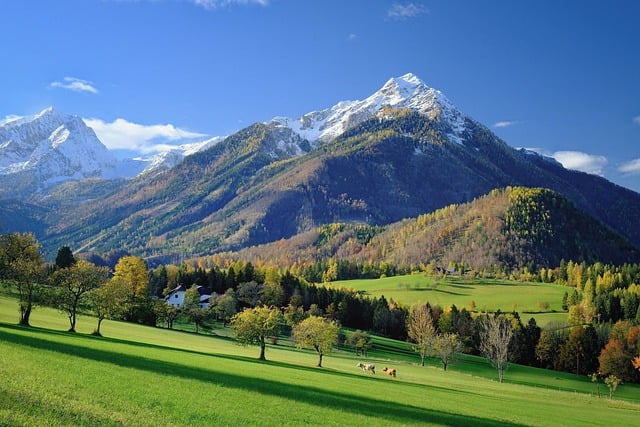
#> input picture gunung.jpg, 640 x 427 px, found by its file name
$ python zooming.py
#> lines starting #> are read from the running program, lines starting #| are printed output that depends on the picture
#> further down, image is the input picture: shape (427, 640, 3); mean R, G, B 88.2, 116.1, 122.8
import numpy as np
import imageio as img
import matplotlib.pyplot as plt

def zoomPlus(image, factor):
#> called with factor = 2
    height, width = image.shape[:2]
#> height = 427; width = 640
    new_height = int(height / factor)
#> new_height = 213
    new_width = int(width / factor)
#> new_width = 320
    imgZoom = np.zeros((new_height, new_width, 3), dtype=image.dtype)

    for y in range(new_height):
        for x in range(new_width):
            ori_y = int(y * factor)
            ori_x = int(x * factor)

            ori_y = min(ori_y, height - 1)
            ori_x = min(ori_x, width - 1)

            imgZoom[y, x] = image[ori_y, ori_x]
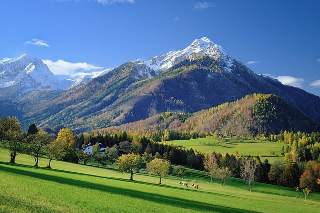
#> imgZoom: shape (213, 320, 3); mean R, G, B 88.2, 116.1, 123.3

    return imgZoom

image = img.imread('D:\\gunung.jpg')
skala = 2.0

imgZoom = zoomPlus(image, skala)
img.imwrite("D:\\zoomed_image.jpg", imgZoom)
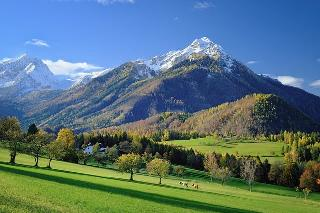
#> saved as zoomed_image.jpg: shape (213, 320, 3); mean R, G, B 88.2, 116.1, 123.4

plt.subplot(1, 2, 1)
plt.imshow(image)

plt.subplot(1, 2, 2)
plt.imshow(imgZoom)
plt.show()
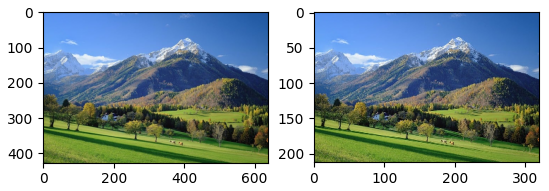
#> figure drawn by matplotlib, 2 panels
